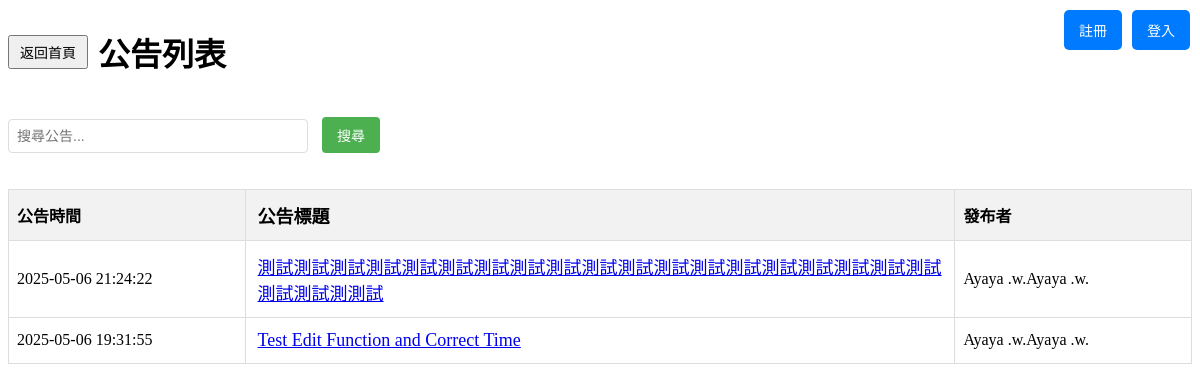
Page /announcement/announcement.php on the committed database.
### tables this page shows
CREATE TABLE `announcement` (
  `No` int(200) NOT NULL,
  `Title` varchar(255) NOT NULL,
  `Content` text NOT NULL,
  `Date` datetime NOT NULL,
  `Publisher` int(100) NOT NULL
);

CREATE TABLE `accounts` (
  `No` int(100) NOT NULL,
  `Email` varchar(100) NOT NULL,
  `Password` varchar(100) NOT NULL,
  `Name` varchar(100) NOT NULL,
  `Type` varchar(100) NOT NULL,
  `Status` enum('active','blocked') NOT NULL DEFAULT 'active',
  `block_reason` text DEFAULT NULL
);

### announcement/announcement.php (the view, shortened to what this page needs)
<?php
require('../db.inc');
mysqli_set_charset($link, 'utf8');
?>
<html>
    <head>
    </head>
    <body>
        <div class="top-right-buttons">
            <?php include('../userMenu.php'); ?>
        </div>
        <div class="header-container">
        <div class="back-home-button">
            <input type="button" value="返回首頁" onclick="location.href='../index.php'">
        </div>
            <h1>公告列表</h1>
        </div>
        <div class="search-container">
            <form action="search.php" method="GET">
                <input type="text" name="query" placeholder="搜尋公告..." class="search-input">
                <button type="submit" class="search-button">搜尋</button>
            </form>
        </div>
        <?php
        $sql = "SELECT announcement.No, announcement.Title, announcement.Date, accounts.Name AS PublisherName
                FROM announcement
                JOIN accounts ON announcement.Publisher = accounts.No
                ORDER BY Date DESC";
        $result = mysqli_query($link, $sql);
        ?>
        <table>
            <thead>
                <tr>
                    <th class="date-column">公告時間</th>
                    <th class="title-column">公告標題</th>
                    <th class="publisher-column">發布者</th>
                </tr>
            </thead>
            <tbody>
                <?php
                if (mysqli_num_rows($result) > 0) {
                    while ($row = mysqli_fetch_assoc($result)) {
                        echo "<tr>";
                        echo "<td class='date-column'>" . htmlspecialchars($row['Date']) . "</td>";
                        echo "<td class='title-column'>
                                <a href='detail.php?No=" . htmlspecialchars($row['No']) . "&Title=" . urlencode($row['Title']) . "'>
                                    " . htmlspecialchars($row['Title']) . "
                                </a>
                              </td>";
                        echo "<td class='publisher-column'>" . htmlspecialchars($row['PublisherName']) . "</td>";
                        echo "</tr>";
                    }
                } else {
                    echo "<tr><td colspan='3'>目前沒有公告</td></tr>";
                }
                ?>
            </tbody>
        </table>
    </body>
</html>

### announcement/announcement.php (style rules this page uses)
table { width: 100%; border-collapse: collapse; }
th, td { border: 1px solid #ddd; padding: 8px; text-align: left; }
th { background-color: #f2f2f2; }
.date-column { width: 20%; }
.title-column { width: 60%; font-size: 18px; padding: 12px; }
.publisher-column { width: 20%; }
.top-right-buttons { position: absolute; top: 10px; right: 10px; }
.header-container { display: flex; align-items: center; margin-bottom: 20px; }
.back-home-button input { padding: 5px 10px; font-size: 14px; cursor: pointer; margin-right: 10px; }
.search-container { margin-bottom: 20px; display: flex; justify-content: flex-start; align-items: center; }
.search-input { padding: 8px; font-size: 14px; width: 300px; border: 1px solid #ddd; border-radius: 4px; margin-right: 10px; }
.search-button { padding: 8px 15px; font-size: 14px; color: #fff; background-color: #4CAF50; border: none; border-radius: 4px; cursor: pointer; transition: background-color 0.3s ease; }

### rows in the picture
announcement: Date "2025-05-06 21:24:22", Title "測試測試測試測試測試測試測試測試測試測試測試測試測試測試測試測試測試測試測試測試測試測測試", Publisher.Name "Ayaya .w.Ayaya .w."
announcement: Date "2025-05-06 19:31:55", Title "Test Edit Function and Correct Time", Publisher.Name "Ayaya .w.Ayaya .w."
